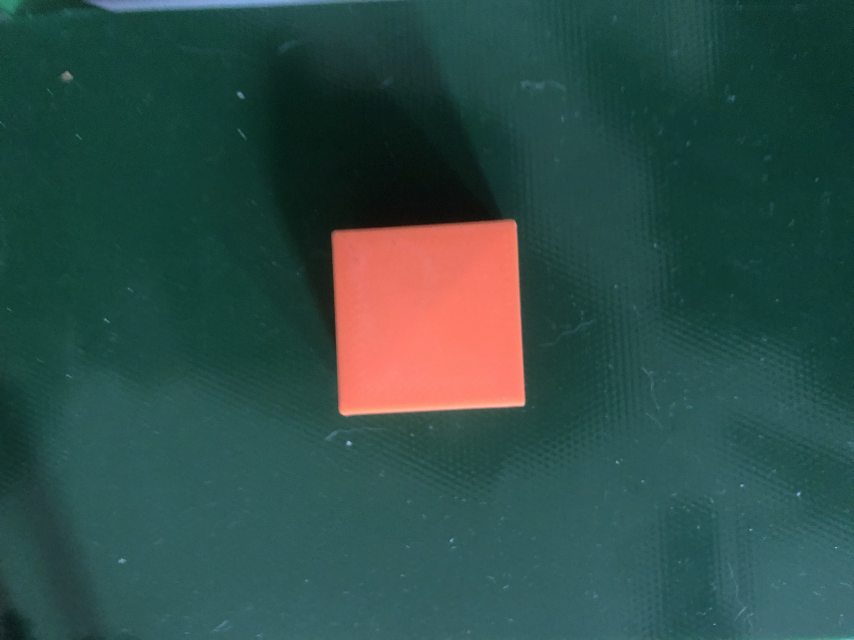
#> input picture Code/Gia_Phu_xacdinhvatthe/TestData/Test9.jpg, 2560 x 1920 px (shown at 1/3 size)
$ python Nhap1.py
#> lines starting #> are read from the running program, lines starting #| are printed output that depends on the picture; after the words box and inside, x2 and y2 are one past the last pixel; in counts of white or black regions, pixels touching at a corner belong together
import cv2
import numpy as np

# Load the image
frame = cv2.imread('TestData/Test9.jpg')
#> frame is the input picture: shape (1920, 2560, 3); mean B, G, R 72.2, 77.2, 46.9

# Convert to HSV
hsv_frame = cv2.cvtColor(frame, cv2.COLOR_BGR2HSV)
#> hsv_frame: shape (1920, 2560, 3); mean H, S, V 81, 144.5, 85.3

# Define HSV ranges for orange, black, and white
low_orange = np.array([2, 100, 210])
high_orange = np.array([20, 210, 255])

low_black = np.array([0, 0, 0])
high_black = np.array([255, 80, 70])

low_white = np.array([0, 0, 200])
high_white = np.array([180, 30, 255])

# Create masks for each color
orange_mask = cv2.inRange(hsv_frame, low_orange, high_orange)
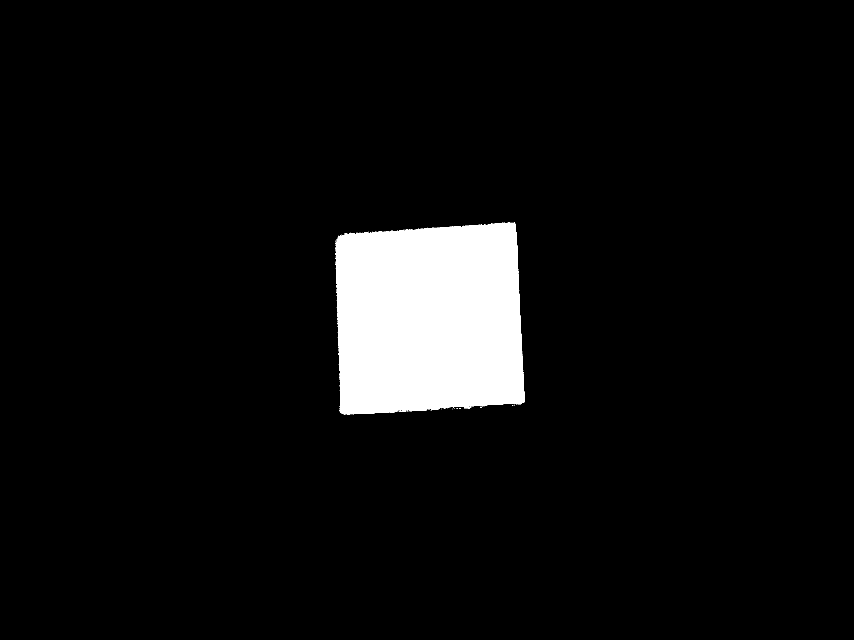
#> orange_mask: shape (1920, 2560) (shown at 1/3 size); 6% white; 49 white regions (48 under 20 px), largest, box (x1, y1, x2, y2) and area: (1006, 667, 1574, 1245) 295911
black_mask = cv2.inRange(hsv_frame, low_black, high_black)
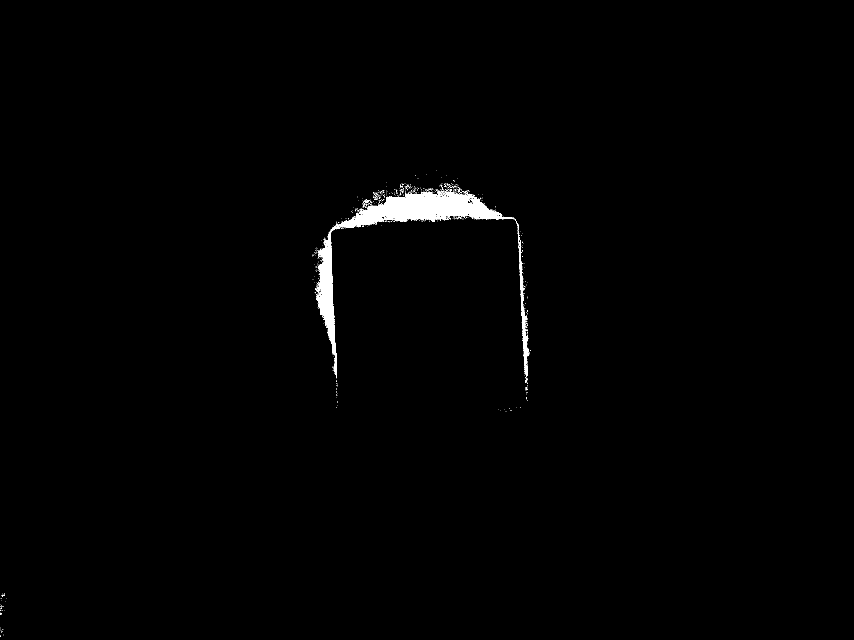
#> black_mask: shape (1920, 2560) (shown at 1/3 size); 0.82% white; 710 white regions (700 under 20 px), largest, box (x1, y1, x2, y2) and area: (948, 571, 1544, 1125) 35058, (1555, 711, 1590, 1132) 2910, (1548, 663, 1556, 690) 51
white_mask = cv2.inRange(hsv_frame, low_white, high_white)
#> white_mask: shape (1920, 2560); every value is 0

# Combine masks
combined_mask = cv2.bitwise_or(orange_mask, white_mask)
combined_mask = cv2.bitwise_or(combined_mask, black_mask)
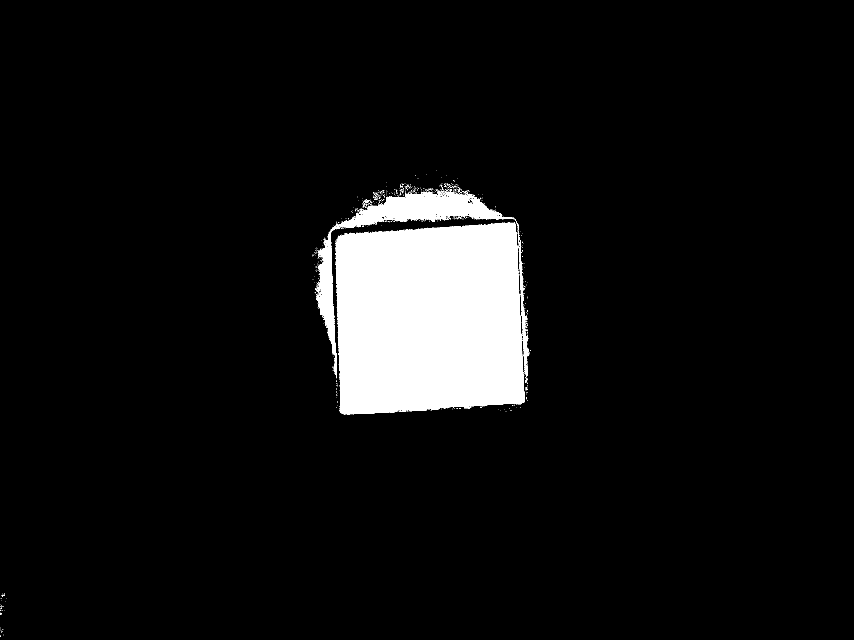
#> combined_mask: shape (1920, 2560) (shown at 1/3 size); 6.8% white; 759 white regions (748 under 20 px)

# Find contours in each mask
contours_orange, _ = cv2.findContours(orange_mask, cv2.RETR_TREE, cv2.CHAIN_APPROX_SIMPLE)
#> contours_orange = 173 contours, 170 with area under 20; largest, box (x1, y1, x2, y2) and area: (1006, 667, 1574, 1245) 294838, (1245, 1227, 1253, 1233) 22, (1134, 694, 1144, 699) 21
contours_black, _ = cv2.findContours(black_mask, cv2.RETR_TREE, cv2.CHAIN_APPROX_SIMPLE)
#> contours_black = 1472 contours, 1441 with area under 20; largest, box (x1, y1, x2, y2) and area: (948, 571, 1544, 1125) 35807, (1555, 711, 1590, 1132) 2465, (1399, 591, 1424, 613) 234, (1334, 583, 1353, 593) 84, (1142, 647, 1157, 660) 80
contours_white, _ = cv2.findContours(white_mask, cv2.RETR_TREE, cv2.CHAIN_APPROX_SIMPLE)
#> contours_white = []

# Function to detect and label shapes based on contours
def detect_and_label_shapes(contours, frame, label, color):
#> called with label = 'Orange', color = (0, 165, 255)
    detected_shapes = []
    for contour in contours:
        area = cv2.contourArea(contour)
        if area > 50000:
            cv2.drawContours(frame, [contour], -1, (0, 255, 0), 10)
            perimeter = cv2.arcLength(contour, True)
            approx = cv2.approxPolyDP(contour, 0.03 * cv2.arcLength(contour, True), True)
            x, y, w, h = cv2.boundingRect(contour)  # Calculate bounding rectangle
            aspect_ratio = float(w) / h
            # print(len(approx))
            # print(area)
            if len(approx) == 3:
                detected_shapes.append((f"{label} Triangle"))
                cv2.putText(frame, f"{label} Triangle" ,(x + 120, y - 30), cv2.FONT_HERSHEY_SIMPLEX, 3, color, 8)
            elif len(approx) == 4:
                detected_shapes.append((f"{label} Rectangle"))
                cv2.putText(frame, f"{label} Rectangle",(x + 120, y - 30), cv2.FONT_HERSHEY_SIMPLEX, 3, color, 8)
            else:
                detected_shapes.append((f"{label} Circle"))
                cv2.putText(frame, f"{label} Circle", (x + 120, y - 30), cv2.FONT_HERSHEY_SIMPLEX, 3, color,8)
#> this loop made 173 passes
#> (area, perimeter, approx, x, y, w, h, aspect_ratio) on pass 48: (294837.5, 3026.9, [[1543, 667], [1014, 710], [1022, 1238], [1573, 1205]], 1006, 667, 568, 578, 0.983)
#> after the loop, detected_shapes = ['Orange Rectangle']
    return detected_shapes
            # [8 lines of commented-out code are left out]
detected_orange_shapes = detect_and_label_shapes(contours_orange, frame, "Orange", (0, 165, 255))  # Orange color
#> detected_orange_shapes = ['Orange Rectangle']
detected_black_shapes = detect_and_label_shapes(contours_black, frame, "Black", (0, 0, 0))       # Black color
#> the loop in detect_and_label_shapes (call 2), `for contour in contours:` made 1472 passes
#> (contour, area) on passes 1 to 3: ([[0, 1909], [0, 1910], [2, 1910], [2, 1909]], 2), ([[1, 1906], [1, 1907]], 0), ([[11, 1904], [11, 1905]], 0)
#> detected_black_shapes = []
detected_white_shapes = detect_and_label_shapes(contours_white, frame, "White", (255, 255, 255))  # White color
#> detected_white_shapes = []
all_detected_shapes = detected_orange_shapes + detected_black_shapes + detected_white_shapes
#> all_detected_shapes = ['Orange Rectangle']
print(all_detected_shapes)
#| ['Orange Rectangle']
# Resize the frame to a height of 640 while maintaining the aspect ratio
height, width = frame.shape[:2]
new_height = 480
new_width = int((new_height / height) * width)
resized_frame = cv2.resize(frame, (new_width, new_height))
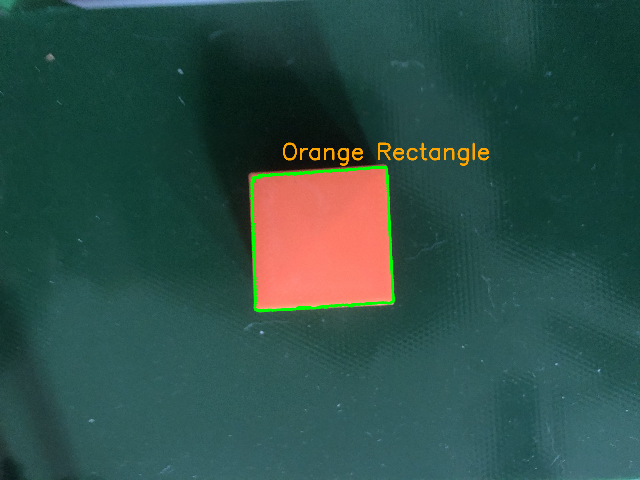
#> resized_frame: shape (480, 640, 3); mean B, G, R 71.7, 78.4, 46.8
resized_mask = cv2.resize(combined_mask, (new_width, new_height))
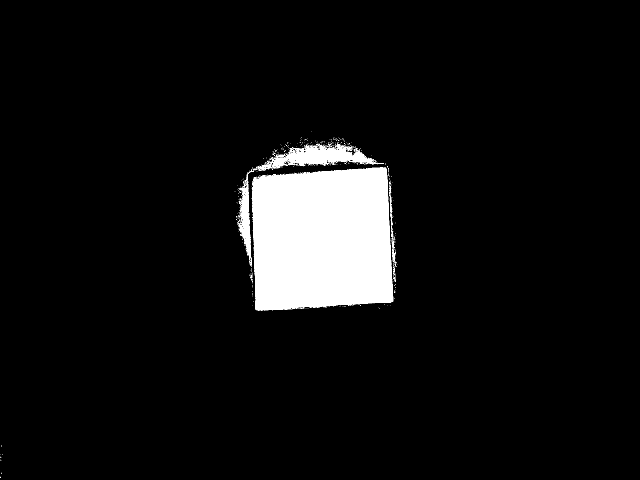
#> resized_mask: shape (480, 640); min 0, max 255, mean 17.5
combined_display = np.hstack((resized_frame, cv2.cvtColor(resized_mask, cv2.COLOR_GRAY2BGR)))
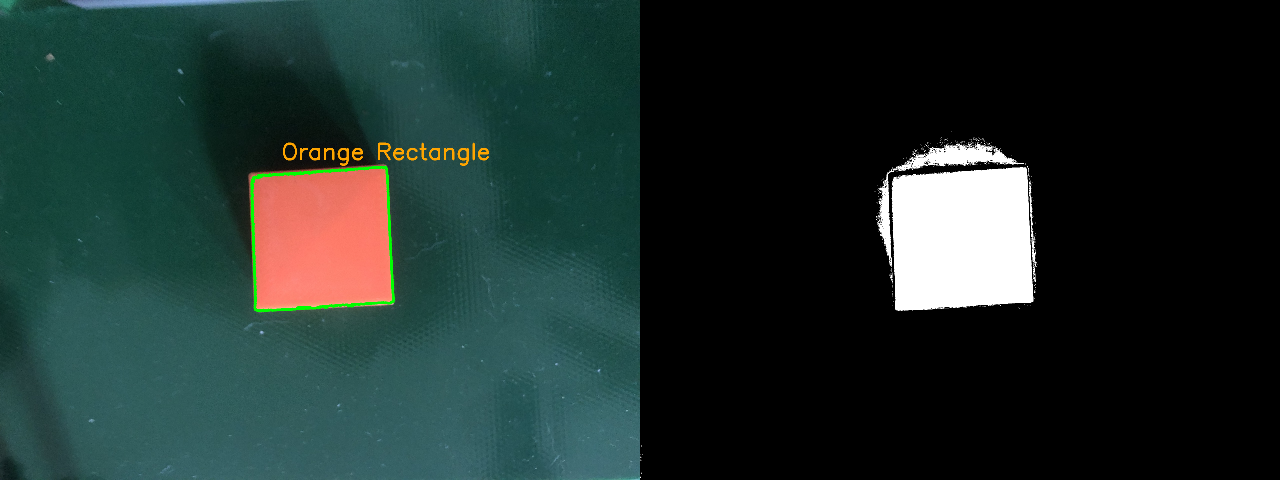
#> combined_display: shape (480, 1280, 3); mean B, G, R 44.6, 47.9, 32.1
# Display the combined image
cv2.imshow("Detection Frame", resized_frame)
cv2.waitKey(0)
cv2.destroyAllWindows()

$ run again, with Code/Gia_Phu_xacdinhvatthe/TestData/Test1.jpg copied over Code/Gia_Phu_xacdinhvatthe/TestData/Test9.jpg
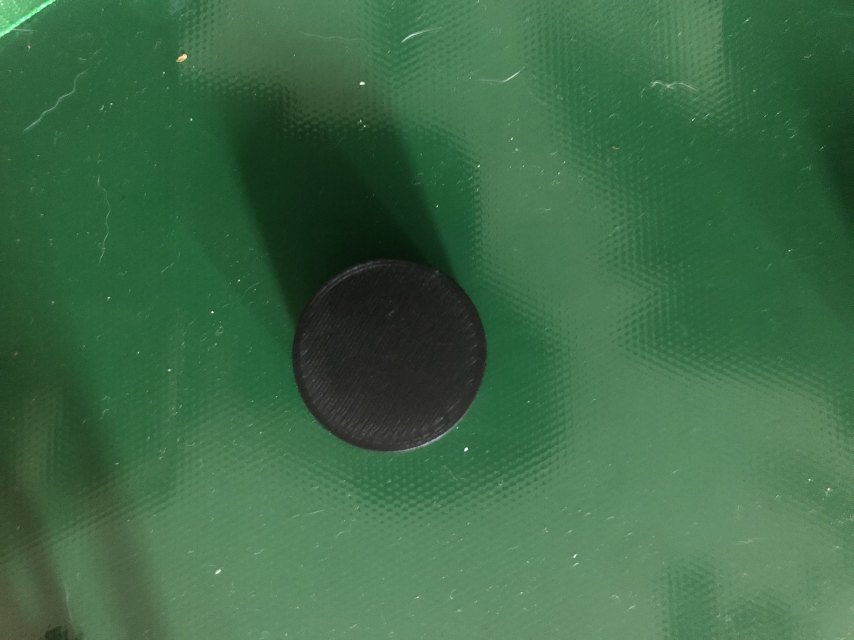
#> input picture Code/Gia_Phu_xacdinhvatthe/TestData/Test1.jpg, 2560 x 1920 px (shown at 1/3 size)
#> frame is the input picture: shape (1920, 2560, 3); mean B, G, R 71.3, 106.5, 61.6
#> hsv_frame: shape (1920, 2560, 3); mean H, S, V 64.6, 110.7, 106.5
#> `orange_mask = cv2.inRange(hsv_frame, low_orange, high_orange)`:
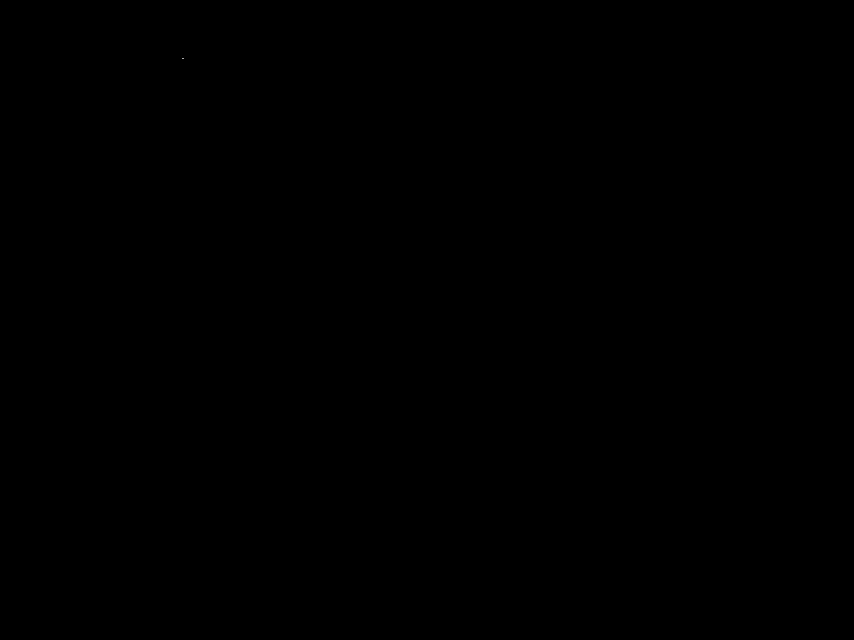
#> orange_mask: shape (1920, 2560) (shown at 1/3 size); 0% white in thin lines or dots, all inside (x1, y1, x2, y2) = (548, 175, 550, 177)
#> black_mask: shape (1920, 2560); 5.3% white; 64 white regions (62 under 20 px), largest, box (x1, y1, x2, y2) and area: (877, 775, 1459, 1354) 259092, (168, 1883, 184, 1904) 109
#> white_mask: shape (1920, 2560); 0.01% white; 12 white regions (8 under 20 px), largest, box (x1, y1, x2, y2) and area: (1080, 246, 1092, 254) 76, (1393, 1343, 1403, 1353) 75, (648, 1709, 662, 1721) 74, (1721, 1666, 1727, 1672) 27
#> contours_orange = [[[548, 175], [548, 176], [549, 176], [549, 175]]]
#> contours_black = 395 contours, 344 with area under 20; largest, box (x1, y1, x2, y2) and area: (877, 775, 1459, 1354) 260730, (1300, 1250, 1330, 1276) 236, (1303, 1270, 1333, 1296) 187, (1269, 1299, 1289, 1316) 134, (1219, 1329, 1244, 1341) 100
#> contours_white = 12 contours, 9 with area under 20; largest, box (x1, y1, x2, y2) and area: (1393, 1343, 1403, 1353) 60, (1080, 246, 1092, 254) 60, (648, 1709, 662, 1721) 58
#> the loop in detect_and_label_shapes, `for contour in contours:` made 1 pass
#> (contour, area) on pass 1: ([[548, 175], [548, 176], [549, 176], [549, 175]], 1)
#> after the loop in detect_and_label_shapes, `for contour in contours:`: detected_shapes = []
#> the loop in detect_and_label_shapes (call 2), `for contour in contours:` made 395 passes
#> (area, perimeter, x, y, w, h, aspect_ratio) on pass 64: (260730.5, 2478.8, 877, 775, 582, 579, 1.01)
#> detected_black_shapes = ['Black Circle']
#> detected_white_shapes = []
#> all_detected_shapes = ['Black Circle']
#| ['Black Circle']
#> `combined_display = np.hstack((resized_frame, cv2.cvtColor(resized_mask..`:
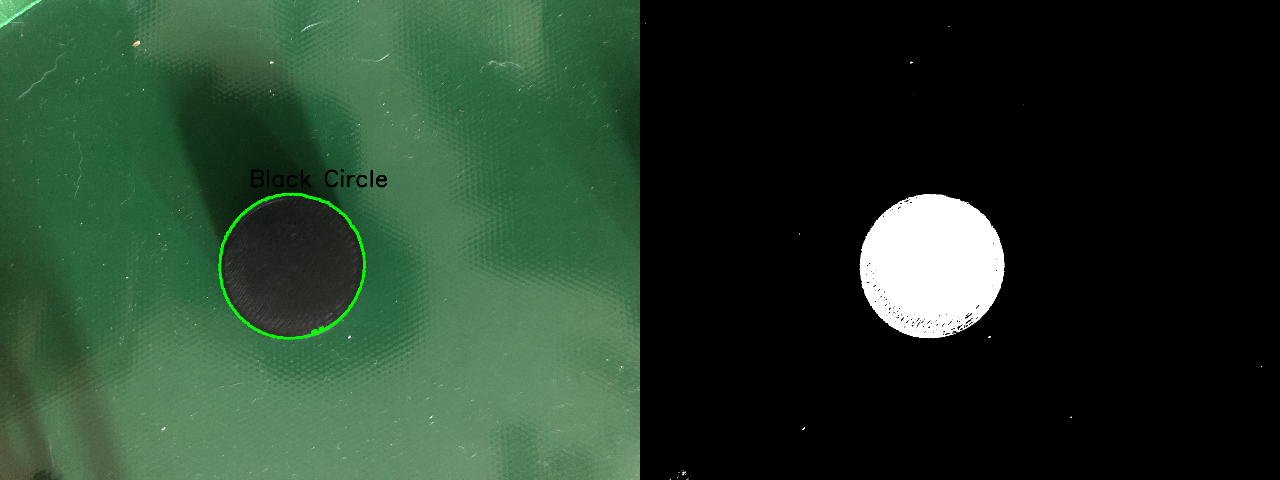
#> combined_display: shape (480, 1280, 3); mean B, G, R 42.3, 60.4, 37.5

$ run again, with Code/Gia_Phu_xacdinhvatthe/TestData/Test2.jpg copied over Code/Gia_Phu_xacdinhvatthe/TestData/Test9.jpg
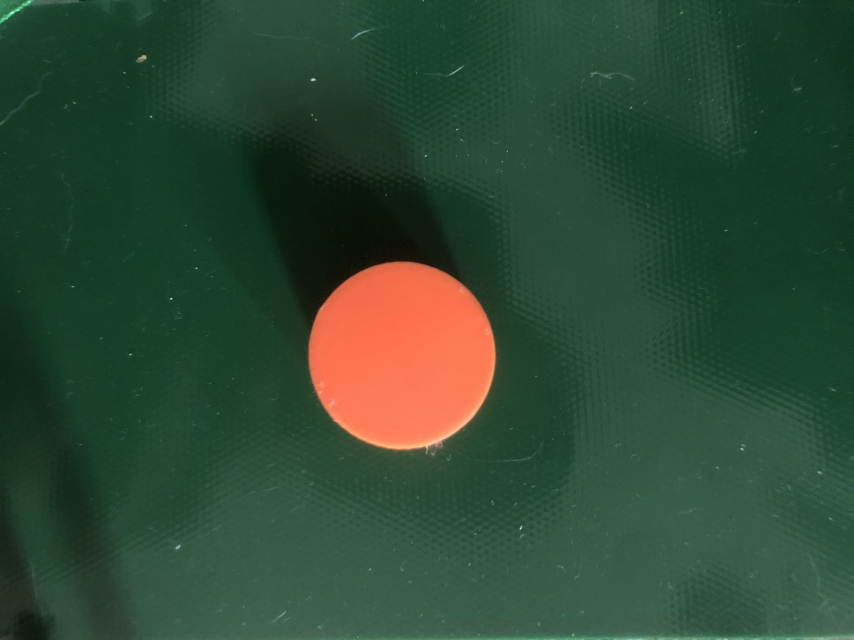
#> input picture Code/Gia_Phu_xacdinhvatthe/TestData/Test2.jpg, 2560 x 1920 px (shown at 1/3 size)
#> frame is the input picture: shape (1920, 2560, 3); mean B, G, R 52.2, 72.8, 46.3
#> hsv_frame: shape (1920, 2560, 3); mean H, S, V 68.8, 132.9, 79.4
#> `orange_mask = cv2.inRange(hsv_frame, low_orange, high_orange)`:
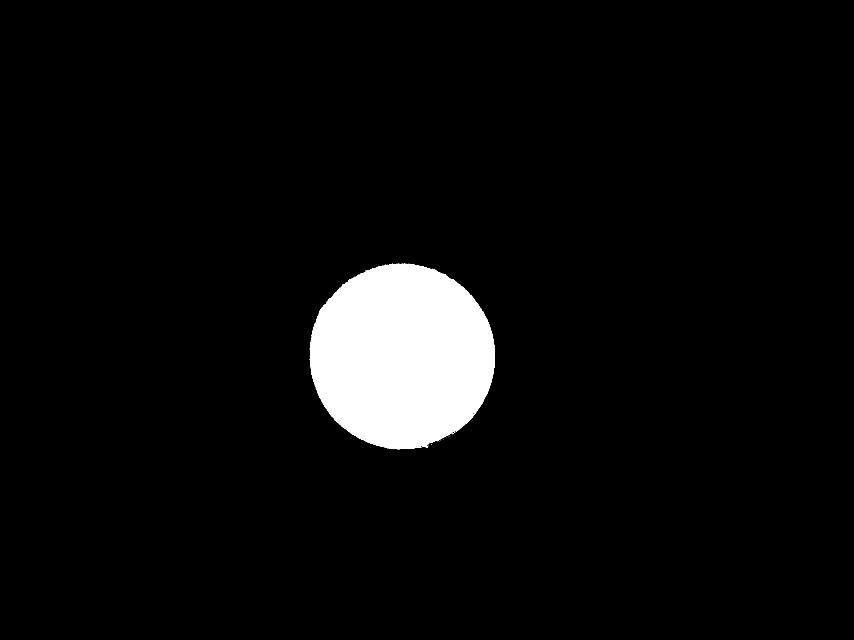
#> orange_mask: shape (1920, 2560) (shown at 1/3 size); 4.9% white; 18 white regions (17 under 20 px), largest, box (x1, y1, x2, y2) and area: (929, 791, 1485, 1348) 241555
#> black_mask: shape (1920, 2560); 0.63% white; 732 white regions (700 under 20 px), largest, box (x1, y1, x2, y2) and area: (0, 1667, 129, 1920) 19336, (276, 1802, 382, 1920) 6329, (278, 1738, 320, 1793) 1447
#> white_mask: shape (1920, 2560); 0% white; 1 white region, box (x1, y1, x2, y2) and area: (935, 237, 944, 242) 29
#> contours_orange = 30 contours, 28 with area under 20; largest, box (x1, y1, x2, y2) and area: (929, 791, 1485, 1348) 240719, (1418, 1237, 1424, 1245) 23
#> contours_black = 1163 contours, 1120 with area under 20; largest, box (x1, y1, x2, y2) and area: (0, 1667, 129, 1920) 19715, (276, 1802, 382, 1920) 6303, (278, 1738, 320, 1793) 1555, (44, 1675, 59, 1701) 194, (271, 1682, 294, 1704) 174
#> contours_white = 1 contour, all with area under 20
#> the loop in detect_and_label_shapes, `for contour in contours:` made 30 passes
#> (area, perimeter, x, y, w, h, aspect_ratio) on pass 17: (240719, 2059.2, 929, 791, 556, 557, 0.998)
#> after the loop in detect_and_label_shapes, `for contour in contours:`: detected_shapes = ['Orange Circle']
#> the loop in detect_and_label_shapes (call 2), `for contour in contours:` made 1163 passes
#> area on pass 45: 32
#> detected_black_shapes = []
#> all_detected_shapes = ['Orange Circle']
#| ['Orange Circle']
#> `combined_display = np.hstack((resized_frame, cv2.cvtColor(resized_mask..`:
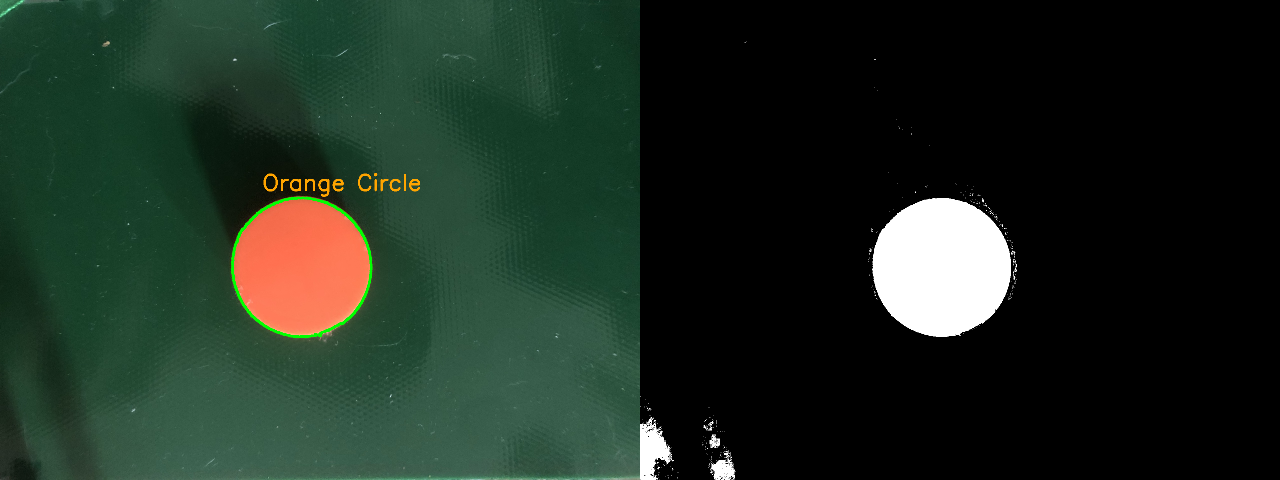
#> combined_display: shape (480, 1280, 3); mean B, G, R 33, 44, 30.2
